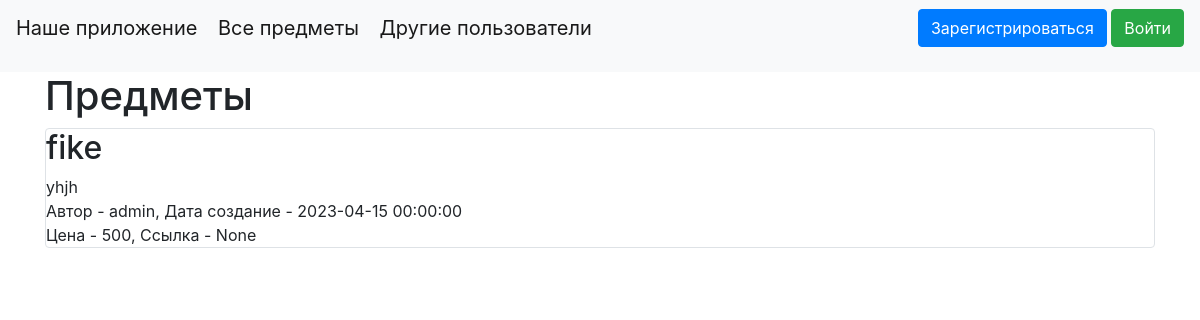
The page / on the database its author committed.
### data/items.py (models this page shows)
class Items(SqlAlchemyBase, UserMixin, SerializerMixin):
    __tablename__ = 'items'
    id = sqlalchemy.Column(sqlalchemy.Integer, primary_key=True, autoincrement=True)
    creator = sqlalchemy.Column(sqlalchemy.String, default='Other')
    title = sqlalchemy.Column(sqlalchemy.String, nullable=True)
    content = sqlalchemy.Column(sqlalchemy.String, nullable=True)
    created_date = sqlalchemy.Column(sqlalchemy.DateTime, default=datetime.datetime.now)
    is_private = sqlalchemy.Column(sqlalchemy.Boolean, default=True)
    price = sqlalchemy.Column(sqlalchemy.Integer, default=0)
    link = sqlalchemy.Column(sqlalchemy.String, default='None')
    categories = orm.relationship("Category",
                                  secondary="association",
                                  backref="items")
    user_id = sqlalchemy.Column(sqlalchemy.Integer, sqlalchemy.ForeignKey("users.id"))
    user = orm.relationship('User')

### main.py (the view)
@app.route("/")
def index():
    db_sess = db_session.create_session()
    if current_user.is_authenticated:
        items = db_sess.query(Items).filter(
            (Items.user == current_user) | (Items.is_private != True))
    else:
        items = db_sess.query(Items).filter(Items.is_private != True)
    return render_template("index.html", items=items)

### data/db_session.py (called while the page is built)
def create_session() -> Session:
    global __factory
    return __factory()

### templates/index.html (shortened to what this page needs)
{% extends "base.html" %}
{% block content %}
<h1>Предметы</h1>
{% for item in items %}
{% if not current_user.is_authenticated and item.user.name == 'admin' %}
<div class="col-md6 border rounded">
        <h2>{{item.title}}</h2>
        <div>
            {{item.content}}
        </div>
        <div>
            Автор - {{item.creator}}, Дата создание - {{item.created_date}}
        </div>
        <div>
            Цена - {{item.price}}, Ссылка - {{item.link}}
        </div>
</div>
{% endif %}
{% endfor %}
{% endblock %}

### rows shown on the page
Items: title "fike", content "yhjh", creator "admin", created_date "2023-04-15 00:00:00", price "500", link "None"
